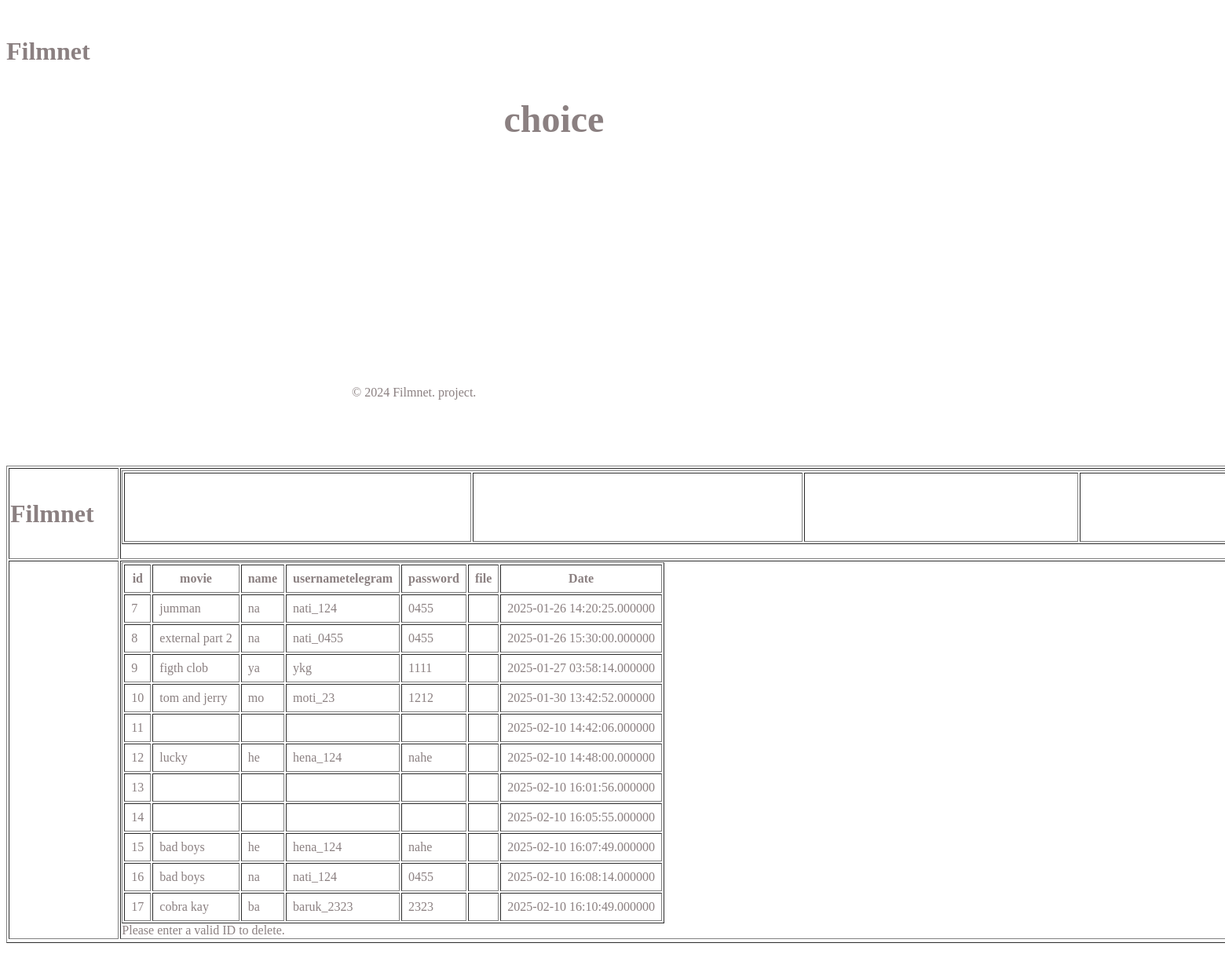
The page /allchoise.php on the database its author committed.
### tables this page shows
CREATE TABLE IF NOT EXISTS `pyment` (
  `id` int(55) NOT NULL AUTO_INCREMENT,
  `movie` varchar(255) NOT NULL,
  `name` varchar(2) NOT NULL,
  `usernametelegram` varchar(255) NOT NULL,
  `password` varchar(20) NOT NULL,
  `File` varchar(9999) NOT NULL,
  `date` timestamp(6) NOT NULL DEFAULT CURRENT_TIMESTAMP(6) ON UPDATE CURRENT_TIMESTAMP(6),
  PRIMARY KEY (`id`)
);

### allchoise.php (the view, shortened to what this page needs)
<!doctype html>
<html>
<head>
</head>
<body background="tampler/baground/3babc65de5d5b9f42b211ee1112197e0.jpg">
  <tbody>
    <h1>Filmnet
		<tr>
             <blockquote>
          <blockquote>
            <blockquote>
              <blockquote>
                <blockquote>
                  <blockquote>
                    <blockquote>
                      <blockquote>
                        <blockquote>
                          <blockquote>
                            <blockquote>
                              <blockquote>
								     <h2> <a href="allhome.php">Admin</a> choice</h2>
                              </blockquote>
                            </blockquote>
                          </blockquote>
                        </blockquote>
                      </blockquote>
                    </blockquote>
                  </blockquote>
                </blockquote>
              </blockquote>
            </blockquote>
          </blockquote>
</blockquote>
      </tr>
    </h1>
    <tr>
      <td>
        <table width="1951" height="562" border="1">
          <tbody>
                    <tr>
                      <td width="141" height="112"><h1>Filmnet</h1></td>
                      <td width="1716"><table width="1730" height="89" border="1">
                        <tr>
                          <td width="438" height="83" align="center" valign="top"><p>&nbsp;</p>
                            <p><a href="allview.php">veiw user</a></p>
                            <span style="color: #15F32F"></td>
                          <td width="416"><a href="allchoise.php">user choise</a></td>
                          <td width="345"><a href="delete.php">delete registred</a><a href="allchoise.php"></a></td>
                          <td width="345"><a href="contact us.php">comment</a></td>
                        </tr>
                      </table>
                      <p></p></td>
                    </tr>
                    <tr>
                      <td height="35">&nbsp;</td>
                      <td><?php
$conn = new mysqli('localhost', 'root', '', 'test');
$result = $conn->query("SELECT * FROM pyment ORDER BY id");
if ($result->num_rows > 0) {
    echo "<table border='1' cellpadding='8'>";
    echo "<tr>
        <th>id</th>
        <th>movie</th>
        <th>name</th>
        <th>usernametelegram</th>
        <th>password</th>
        <th>file</th>
        <th>Date</th>
    </tr>";
    while ($row = $result->fetch_assoc()) {
        echo "<tr>";
        echo "<td>" . $row['id'] . "</td>";
        echo "<td>" . $row['movie'] . "</td>";
        echo "<td>" . $row['name'] . "</td>";
        echo "<td>" . $row['usernametelegram'] . "</td>";
        echo "<td>" . $row['password'] . "</td>";
if (isset($row['file'])) {
    echo "<td>" . htmlspecialchars($row['file'], ENT_QUOTES, 'UTF-8') . "</td>";
} else {
    echo "<td></td>";
}
        echo "<td>" . $row['date'] . "</td>";
        echo "</tr>";
    }
    echo "</table>";
} else {
    echo "No records found.";
}
     if (isset($_POST['delete']) && isset($_POST['id'])) {
    $id = $_POST['id'];
    $stmt = $conn->prepare("DELETE FROM pyment WHERE id = ?");
    $stmt->bind_param("i", $id);
    if ($stmt->execute()) {
        echo "Record deleted successfully.";
        header("Location: ");
        exit();
    } else {
        echo "Error deleting record: " . $stmt->error;
    }
    $stmt->close();
} else {
    echo "Please enter a valid ID to delete.";
}
?>
&nbsp;</td>
                    </tr>
                  <p>&nbsp;</p>
                  <p>&nbsp;</p>
                  <p>&nbsp;</p>
                  <p>&nbsp;</p>
                  <p>&nbsp;</p>
                  <p>&nbsp;</p>
                  <p>&nbsp;</p>
  <tr>
      <blockquote>
        <blockquote>
          <blockquote>
            <blockquote>
              <blockquote>
                <blockquote>
                  <blockquote>
                    <blockquote>
                      <blockquote>
                        <blockquote>
                          <blockquote>
                            <p>© 2024 Filmnet. project.</p>
                          </blockquote>
                        </blockquote>
                      </blockquote>
                    </blockquote>
                  </blockquote>
                </blockquote>
              </blockquote>
            </blockquote>
          </blockquote>
        </blockquote>
      </blockquote>
      <p>&nbsp;</p>
      <blockquote>
        <blockquote>
          <blockquote>
            <blockquote>
              <blockquote>
                <blockquote>
                  <blockquote>
                    <blockquote>
                      <blockquote>
                        <blockquote>
                          <blockquote>
                            <blockquote>
                              <p>&nbsp;</p>
                            </blockquote>
                          </blockquote>
                        </blockquote>
                      </blockquote>
                    </blockquote>
                  </blockquote>
                </blockquote>
              </blockquote>
            </blockquote>
          </blockquote>
        </blockquote>
      </blockquote>
  </tr>
                </table>
              <p>&nbsp; </p></td>
            </tr>
</body>
</html>

### allchoise.php (style rules this page uses)
body,td,th { color: #8B8081; }
a { color: white; text-decoration: none; }

### rows shown on the page
pyment: id "7", movie "jumman", name "na", usernametelegram "nati_124", password "0455", date "2025-01-26 14:20:25.000000"
pyment: id "8", movie "external part 2", name "na", usernametelegram "nati_0455", password "0455", date "2025-01-26 15:30:00.000000"
pyment: id "9", movie "figth clob", name "ya", usernametelegram "ykg", password "1111", date "2025-01-27 03:58:14.000000"
pyment: id "10", movie "tom and jerry", name "mo", usernametelegram "moti_23", password "1212", date "2025-01-30 13:42:52.000000"
pyment: id "11", date "2025-02-10 14:42:06.000000"
pyment: id "12", movie "lucky", name "he", usernametelegram "hena_124", password "nahe", date "2025-02-10 14:48:00.000000"
pyment: id "13", date "2025-02-10 16:01:56.000000"
pyment: id "14", date "2025-02-10 16:05:55.000000"
pyment: id "15", movie "bad boys", name "he", usernametelegram "hena_124", password "nahe", date "2025-02-10 16:07:49.000000"
pyment: id "16", movie "bad boys", name "na", usernametelegram "nati_124", password "0455", date "2025-02-10 16:08:14.000000"
pyment: id "17", movie "cobra kay", name "ba", usernametelegram "baruk_2323", password "2323", date "2025-02-10 16:10:49.000000"
